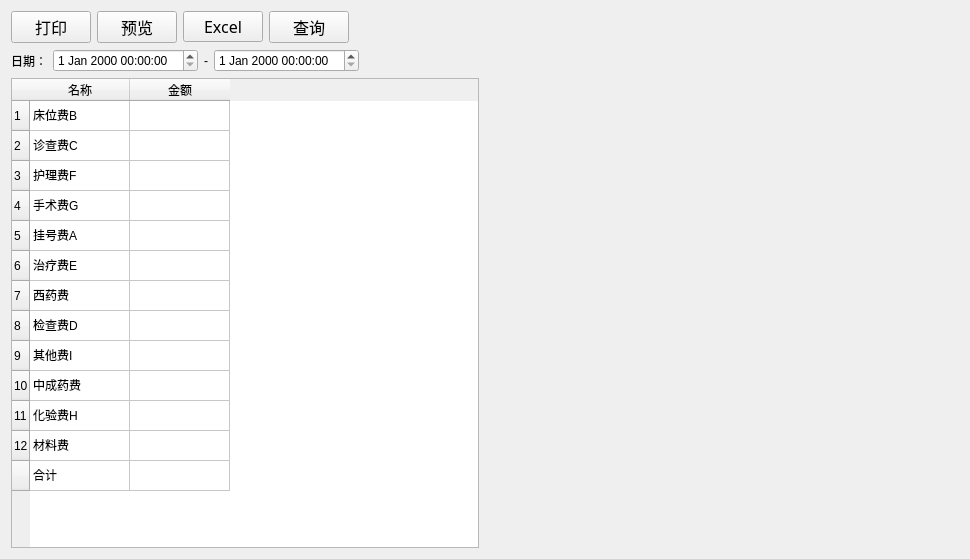
<?xml version="1.0" encoding="UTF-8"?>
<ui version="4.0">
 <class>HospitalisationInternalPayment</class>
 <widget class="QWidget" name="HospitalisationInternalPayment">
  <property name="geometry">
   <rect>
    <x>0</x>
    <y>0</y>
    <width>970</width>
    <height>559</height>
   </rect>
  </property>
  <property name="windowTitle">
   <string>住院内部缴款</string>
  </property>
  <layout class="QVBoxLayout" name="verticalLayout_2">
   <item>
    <layout class="QVBoxLayout" name="verticalLayout">
     <item>
      <layout class="QHBoxLayout" name="horizontalLayout">
       <item>
        <widget class="QPushButton" name="printButton">
         <property name="font">
          <font>
           <family>Agency FB</family>
           <pointsize>12</pointsize>
          </font>
         </property>
         <property name="text">
          <string>打印</string>
         </property>
        </widget>
       </item>
       <item>
        <widget class="QPushButton" name="previewButton">
         <property name="font">
          <font>
           <family>Agency FB</family>
           <pointsize>12</pointsize>
          </font>
         </property>
         <property name="text">
          <string>预览</string>
         </property>
        </widget>
       </item>
       <item>
        <widget class="QPushButton" name="excelButton">
         <property name="font">
          <font>
           <family>Agency FB</family>
           <pointsize>12</pointsize>
          </font>
         </property>
         <property name="text">
          <string>Excel</string>
         </property>
        </widget>
       </item>
       <item>
        <widget class="QPushButton" name="queryButton">
         <property name="font">
          <font>
           <family>Agency FB</family>
           <pointsize>12</pointsize>
          </font>
         </property>
         <property name="text">
          <string>查询</string>
         </property>
        </widget>
       </item>
       <item>
        <spacer name="horizontalSpacer">
         <property name="orientation">
          <enum>Qt::Horizontal</enum>
         </property>
         <property name="sizeHint" stdset="0">
          <size>
           <width>40</width>
           <height>20</height>
          </size>
         </property>
        </spacer>
       </item>
      </layout>
     </item>
     <item>
      <layout class="QHBoxLayout" name="horizontalLayout_2">
       <item>
        <widget class="QLabel" name="label">
         <property name="text">
          <string>日期：</string>
         </property>
        </widget>
       </item>
       <item>
        <widget class="QDateTimeEdit" name="dateTimeEdit"/>
       </item>
       <item>
        <widget class="QLabel" name="label_2">
         <property name="text">
          <string>-</string>
         </property>
        </widget>
       </item>
       <item>
        <widget class="QDateTimeEdit" name="dateTimeEdit_2"/>
       </item>
       <item>
        <spacer name="horizontalSpacer_3">
         <property name="orientation">
          <enum>Qt::Horizontal</enum>
         </property>
         <property name="sizeHint" stdset="0">
          <size>
           <width>40</width>
           <height>20</height>
          </size>
         </property>
        </spacer>
       </item>
      </layout>
     </item>
     <item>
      <layout class="QHBoxLayout" name="horizontalLayout_4">
       <item>
        <widget class="QTableWidget" name="tableWidget">
         <property name="autoFillBackground">
          <bool>true</bool>
         </property>
         <property name="midLineWidth">
          <number>1</number>
         </property>
         <property name="showGrid">
          <bool>true</bool>
         </property>
         <property name="sortingEnabled">
          <bool>false</bool>
         </property>
         <attribute name="horizontalHeaderCascadingSectionResizes">
          <bool>true</bool>
         </attribute>
         <attribute name="horizontalHeaderStretchLastSection">
          <bool>false</bool>
         </attribute>
         <attribute name="verticalHeaderShowSortIndicator" stdset="0">
          <bool>true</bool>
         </attribute>
         <attribute name="verticalHeaderStretchLastSection">
          <bool>false</bool>
         </attribute>
         <row>
          <property name="text">
           <string>1</string>
          </property>
         </row>
         <row>
          <property name="text">
           <string>2</string>
          </property>
         </row>
         <row>
          <property name="text">
           <string>3</string>
          </property>
         </row>
         <row>
          <property name="text">
           <string>4</string>
          </property>
         </row>
         <row>
          <property name="text">
           <string>5</string>
          </property>
         </row>
         <row>
          <property name="text">
           <string>6</string>
          </property>
         </row>
         <row>
          <property name="text">
           <string>7</string>
          </property>
         </row>
         <row>
          <property name="text">
           <string>8</string>
          </property>
         </row>
         <row>
          <property name="text">
           <string>9</string>
          </property>
         </row>
         <row>
          <property name="text">
           <string>10</string>
          </property>
         </row>
         <row>
          <property name="text">
           <string>11</string>
          </property>
         </row>
         <row>
          <property name="text">
           <string>12</string>
          </property>
         </row>
         <row>
          <property name="text">
           <string/>
          </property>
         </row>
         <column>
          <property name="text">
           <string>名称</string>
          </property>
         </column>
         <column>
          <property name="text">
           <string>金额</string>
          </property>
         </column>
         <item row="0" column="0">
          <property name="text">
           <string>床位费B</string>
          </property>
         </item>
         <item row="1" column="0">
          <property name="text">
           <string>诊查费C</string>
          </property>
         </item>
         <item row="2" column="0">
          <property name="text">
           <string>护理费F</string>
          </property>
         </item>
         <item row="3" column="0">
          <property name="text">
           <string>手术费G</string>
          </property>
         </item>
         <item row="4" column="0">
          <property name="text">
           <string>挂号费A</string>
          </property>
         </item>
         <item row="5" column="0">
          <property name="text">
           <string>治疗费E</string>
          </property>
         </item>
         <item row="6" column="0">
          <property name="text">
           <string>西药费</string>
          </property>
         </item>
         <item row="7" column="0">
          <property name="text">
           <string>检查费D</string>
          </property>
         </item>
         <item row="8" column="0">
          <property name="text">
           <string>其他费I</string>
          </property>
         </item>
         <item row="9" column="0">
          <property name="text">
           <string>中成药费</string>
          </property>
         </item>
         <item row="10" column="0">
          <property name="text">
           <string>化验费H</string>
          </property>
         </item>
         <item row="11" column="0">
          <property name="text">
           <string>材料费</string>
          </property>
         </item>
         <item row="12" column="0">
          <property name="text">
           <string>合计</string>
          </property>
         </item>
        </widget>
       </item>
       <item>
        <spacer name="horizontalSpacer_4">
         <property name="orientation">
          <enum>Qt::Horizontal</enum>
         </property>
         <property name="sizeHint" stdset="0">
          <size>
           <width>40</width>
           <height>20</height>
          </size>
         </property>
        </spacer>
       </item>
       <item>
        <widget class="QLabel" name="label_4">
         <property name="text">
          <string/>
         </property>
        </widget>
       </item>
      </layout>
     </item>
    </layout>
   </item>
  </layout>
 </widget>
 <layoutdefault spacing="6" margin="11"/>
 <resources/>
 <connections/>
</ui>
